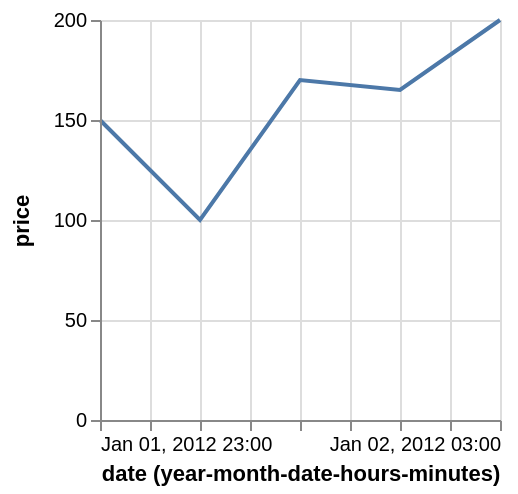

Write a Vega-Lite specification for this figure.
### Vega specification from a JSON file in a GitHub repository (floating-point values rounded to 4 significant figures)
{"$schema": "https://vega.github.io/schema/vega/v4.json", "description": "Google's stock price over time.", "autosize": "pad", "padding": 5, "width": 200, "height": 200, "style": "cell", "data": [{"name": "source_0", "values": [{"date": "Sun, 01 Jan 2012 23:00:00", "price": 150}, {"date": "Sun, 02 Jan 2012 00:00:00", "price": 100}, {"date": "Sun, 02 Jan 2012 01:00:00", "price": 170}, {"date": "Sun, 02 Jan 2012 02:00:00", "price": 165}, {"date": "Sun, 02 Jan 2012 03:00:00", "price": 200}]}, {"name": "data_0", "source": "source_0", "transform": [{"type": "formula", "expr": "toDate(datum[\"date\"])", "as": "date"}, {"type": "formula", "as": "yearmonthdatehoursminutes_date", "expr": "datetime(year(datum[\"date\"]), month(datum[\"date\"]), date(datum[\"date\"]), hours(datum[\"date\"]), minutes(datum[\"date\"]), 0, 0)"}]}], "marks": [{"name": "marks", "type": "line", "style": ["line"], "sort": {"field": "datum[\"yearmonthdatehoursminutes_date\"]", "order": "descending"}, "from": {"data": "data_0"}, "encode": {"update": {"stroke": {"value": "#4c78a8"}, "tooltip": {"signal": "{\"date (year-month-date-hours-minutes)\": utcFormat(datum[\"yearmonthdatehoursminutes_date\"], '%b %d, %Y %H:%M'), \"price\": format(datum[\"price\"], \"\")}"}, "x": {"scale": "x", "field": "yearmonthdatehoursminutes_date"}, "y": {"scale": "y", "field": "price"}, "defined": {"signal": "datum[\"yearmonthdatehoursminutes_date\"] !== null && !isNaN(datum[\"yearmonthdatehoursminutes_date\"]) && datum[\"price\"] !== null && !isNaN(datum[\"price\"])"}}}}], "scales": [{"name": "x", "type": "utc", "domain": {"data": "data_0", "field": "yearmonthdatehoursminutes_date"}, "range": [0, {"signal": "width"}]}, {"name": "y", "type": "linear", "domain": {"data": "data_0", "field": "price"}, "range": [{"signal": "height"}, 0], "nice": true, "zero": true}], "axes": [{"scale": "x", "orient": "bottom", "grid": false, "title": "date (year-month-date-hours-minutes)", "labelFlush": true, "labelOverlap": true, "tickCount": {"signal": "floor(width/40) + 1"}, "encode": {"labels": {"update": {"text": {"signal": "utcFormat(datum.value, '%b %d, %Y %H:%M')"}}}}, "zindex": 1}, {"scale": "x", "orient": "bottom", "gridScale": "y", "grid": true, "tickCount": {"signal": "floor(width/40) + 1"}, "domain": false, "labels": false, "maxExtent": 0, "minExtent": 0, "ticks": false, "zindex": 0}, {"scale": "y", "orient": "left", "grid": false, "title": "price", "labelOverlap": true, "tickCount": {"signal": "floor(height/40) + 1"}, "zindex": 1}, {"scale": "y", "orient": "left", "gridScale": "x", "grid": true, "tickCount": {"signal": "floor(height/40) + 1"}, "domain": false, "labels": false, "maxExtent": 0, "minExtent": 0, "ticks": false, "zindex": 0}], "config": {"axisY": {"minExtent": 30}}}
